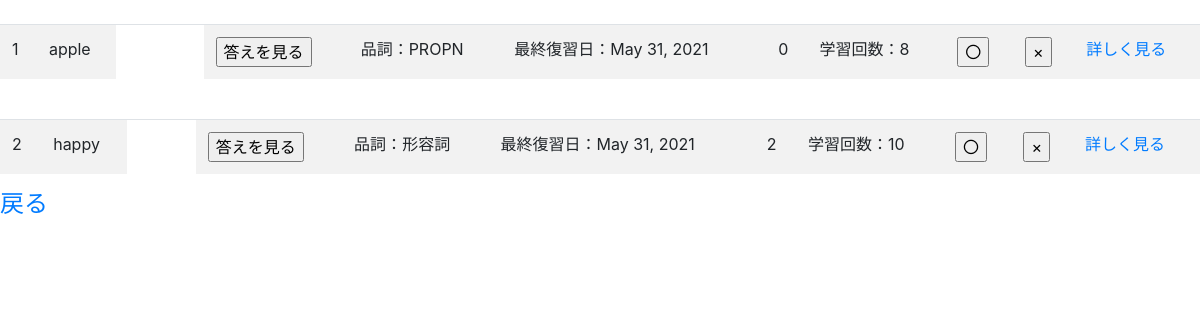
Page /studying (signed in) on the earlier database version.
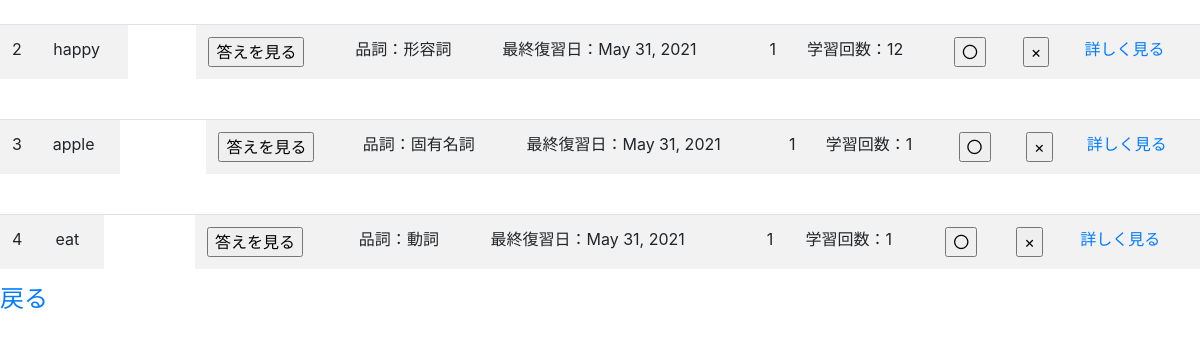
Same page on the later database version.
### models/models.py (models this page shows, shortened)
class List(Base):
    __tablename__ = 'lists'
    id = Column(Integer, primary_key=True)
    userid = Column(String(128))
    front = Column(String(128))
    back = Column(String(128))
    partofspeech = Column(Text)
    memo = Column(Text)
    sumcount = Column(Integer)
    count = Column(Integer)
    date = Column(DateTime, default=datetime.today())

### app/app.py (the view)
@app.route("/studying")
def studying():
    if "user_name" in session:
        name = session["user_name"]
        studyALL = List.query.filter_by(userid=name).order_by(List.date.desc())
        return render_template("studying.html",studyALL=studyALL)
    else:
        return redirect(url_for("top",status="logout"))

### app/templates/studying.html (shortened to what this page needs)
{% extends "layout.html" %}
{% block time %}
<div class="table-responsive">
    {% for studyone in studyALL %}
    <table class="table table-striped">
        <tr>
            <td>{{studyone.id}}</td>
            <td>{{studyone.front}}</td>
            <td>
                <input type="button" value="答えを見る" onclick="clickBtn('{{studyone.id}}')" />
            </td>
            <td>品詞：{{studyone.partofspeech}}</td>
            <td>最終復習日：{{studyone.date.strftime('%b %d, %Y')}}</td>
            <td>{{studyone.count}}</td>
            <td>学習回数：{{studyone.sumcount}}</td>
            <td>
                <form action="/understand/{{studyone.id}}" method="post" name="understand">
                    <input type="submit" name="understand" value="〇">
                </form>
            </td>
            <td>
                <form action="/repeats/{{studyone.id}}" method="post" name="repeats">
                    <input type="submit" name="repeats" value="×">
                </form>
            </td>
            <td>
                <a class="pronounce" href="/pronounce/{{studyone.id}}">詳しく見る</a>
            </td>
        </tr>
    </table>
    {% endfor %}
</div>
<h4><a class="new" href="/index">戻る</a></h4>
{% endblock %}

### app/templates/layout.html (shortened to what this page needs)
<!DOCTYPE html>
<html lang="ja">
<head>
    <link rel="stylesheet" href="https://stackpath.bootstrapcdn.com/bootstrap/4.3.1/css/bootstrap.min.css">
    <link rel="stylesheet" type="text/css" href="{{ url_for('static',filename='css/style.css') }}">
</head>
<body>
    {% block time %}
    {% endblock %}
</body>
</html>

Differences in the rows shown:
removed List: id "1", front "apple", partofspeech "PROPN", date "May 31, 2021", count "0", sumcount "8"
changed List "happy": count "2" → "1"; sumcount "10" → "12"
added List: id "3", front "apple", partofspeech "固有名詞", date "May 31, 2021", count "1", sumcount "1"
added List: id "4", front "eat", partofspeech "動詞", date "May 31, 2021", count "1", sumcount "1"
